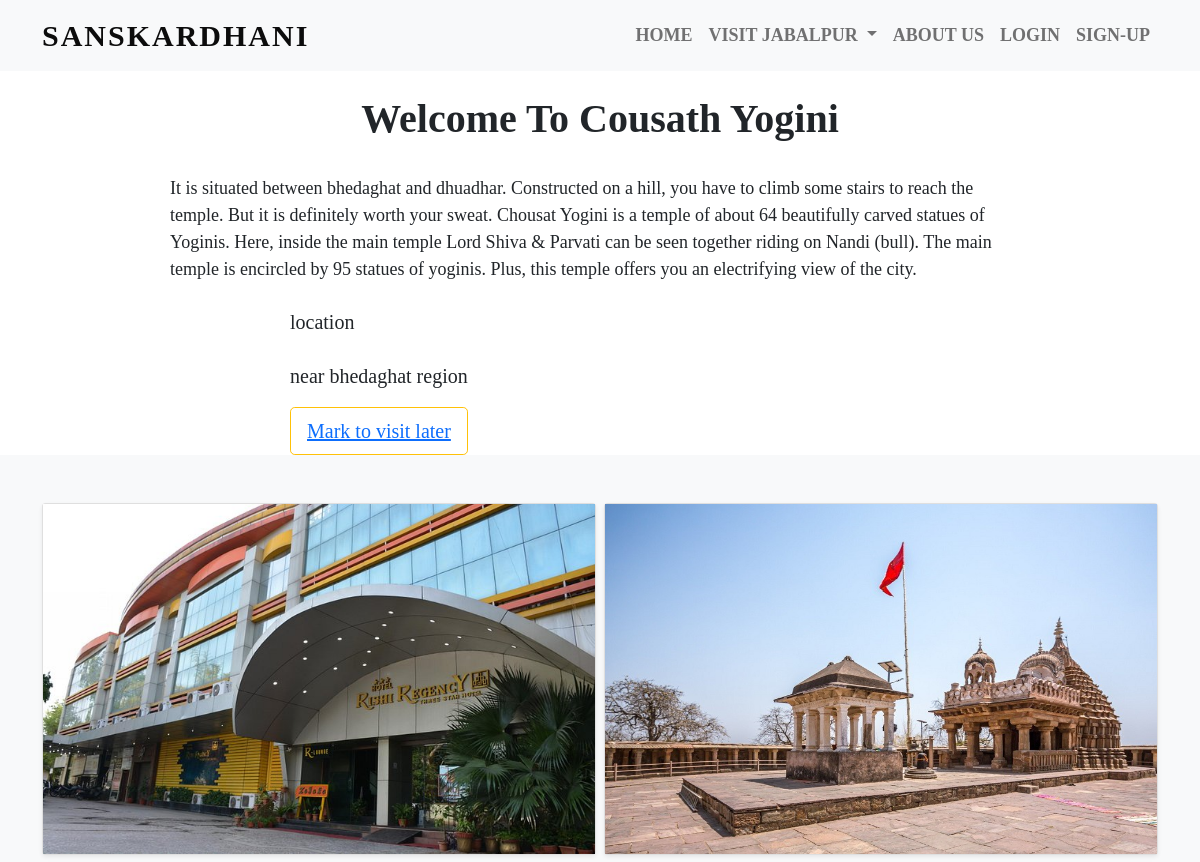
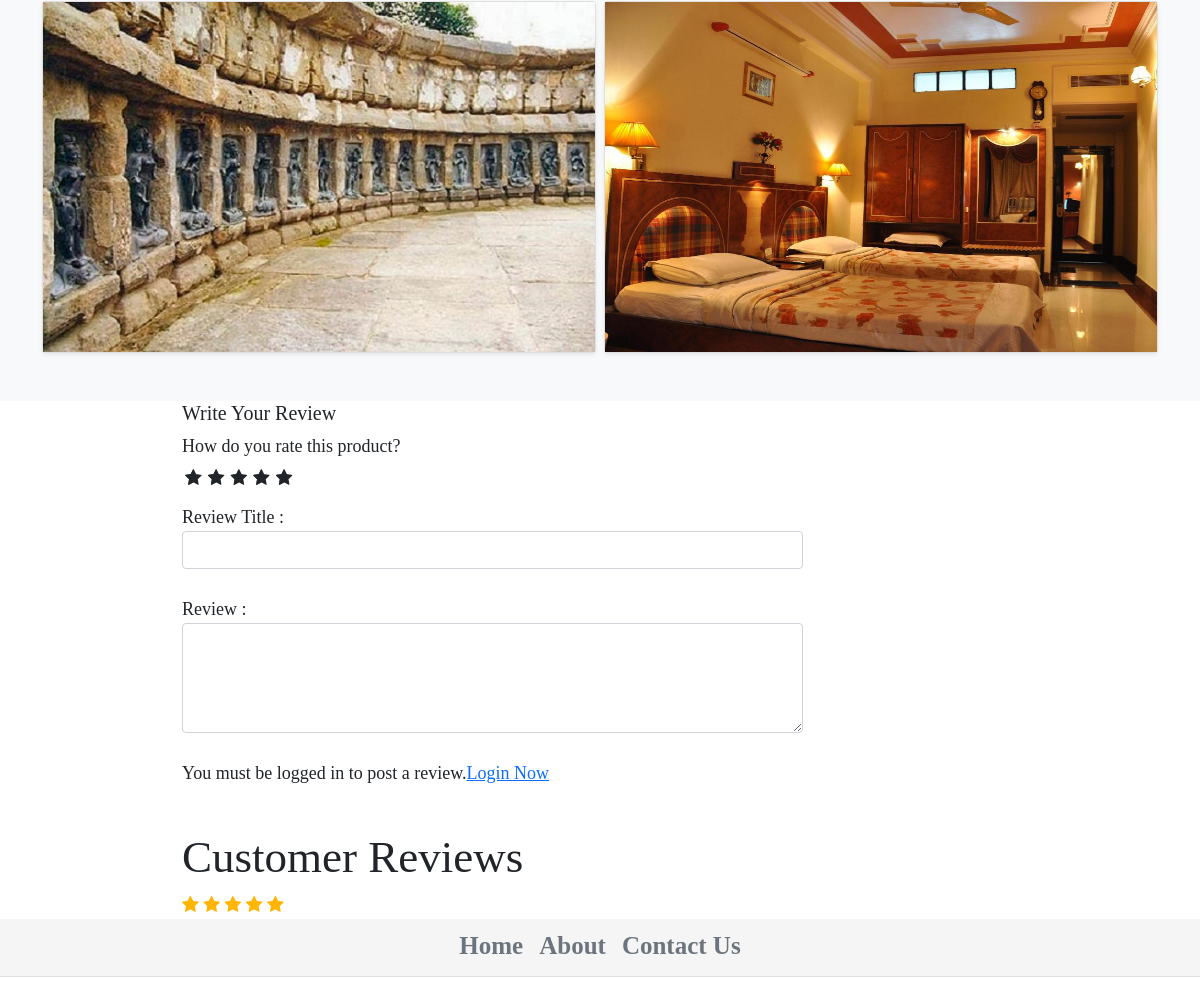
The app's page /sanskardhani/Temples/5/ with its own data (2 pictures, top to bottom).
### Temples/models.py (models this page shows, shortened)
class Temples(models.Model):
    temple_name = models.CharField(max_length=100, blank=False)
    location = models.CharField(max_length=250, blank=False)
    description = models.TextField(max_length=1000, blank=False)
    temple_pictures1 = models.ImageField(upload_to='Temples', blank=False)
    temple_pictures2 = models.ImageField(upload_to='Temples', blank=True)
    temple_pictures3 = models.ImageField(upload_to='Temples', blank=True)
    temple_pictures4 = models.ImageField(upload_to='Temples', blank=True)
    class Meta:
        verbose_name = 'Temples'
        verbose_name_plural = 'Temples'

### Temples/views.py (the view)
# urls.py: path('<int:id>/', views.temple, name='temple'),
def temple(request, id):
    temple = Temples.objects.get(id=id)
    reviews = TempleReviewRating.objects.filter(status=True)
    data = {
        'temple' : temple,
        'reviews' : reviews
    }
    return render(request, "single_temple.html", data)

### templates/single_temple.html (shortened to what this page needs)
{% extends 'base.html' %}
{% load static %}
{% block content %}
<body>
  <h1>Welcome To {{ temple.temple_name }}</h1><br>
  <p class="p1">{{ temple.description }}</p>
  <div class="c1">
    <div class="d-flex justify-content-between align-items-center">
      <div class="btn-r">
        <h5>location</h5>
      </div><br><br>
    </div>
    <div class="d-flex justify-content-between align-items-center">
      <div class="btn-r">
        <h5>{{ temple.location }}</h5>
      </div><br><br>
    </div>
    <button type="button"class="btn btn-lg btn-outline-warning"><a href="{% url 'AddMarkedPlacesT' temple.id %}">Mark to visit later</a></button>
  </div>
  <div class="album py-5 bg-light">
    <div class="container">
      <div class="row row-cols-1 row-cols-sm-2 row-cols-md-2 g-2">
        {% if temple.temple_pictures1 %}
        <div class="comb">
          <div class="card shadow-sm">
            <img src="{{ temple.temple_pictures1.url }}" width="100%" height="350" role="img">
          </div>
        </div>
        {% endif %}
        {% if temple.temple_pictures2 %}
        <div class="comb">
          <div class="card shadow-sm">
            <img src="{{ temple.temple_pictures2.url }}" width="100%" height="350" role="img">
          </div>
        </div>
        {% endif %}
        {% if temple.temple_pictures3 %}
        <div class="comb">
          <div class="card shadow-sm">
            <img src="{{ temple.temple_pictures3.url }}" width="100%" height="350" role="img">
          </div>
        </div>
        {% endif %}
        {% if temple.temple_pictures4 %}
        <div class="comb">
          <div class="card shadow-sm">
            <img src="{{ temple.temple_pictures4.url }}" width="100%" height="350" role="img">
          </div>
        </div>
        {% endif %}
      </div>
    </div>
  </div>
  <div class="row p1">
    <div class="col-md-9">
        <form action="{% url 'submit_review' temple.id %}" method="POST">
            <h5> Write Your Review </h5>
            <div>
                <label>How do you rate this product?</label>
                <br>
                <div class="rate">
                    <input type="radio" name="rating" id="rating10" value="5" required/><label for="rating10" title="5"></label>
                    <input type="radio" name="rating" id="rating8" value="4" required/><label for="rating8" title="4"></label>
                    <input type="radio" name="rating" id="rating6" value="3" required/><label for="rating6" title="3"></label>
                    <input type="radio" name="rating" id="rating4" value="2" required/><label for="rating4" title="2"></label>
                    <input type="radio" name="rating" id="rating2" value="1" required/><label for="rating2" title="1"></label>
                </div>
<br>
                Review Title :
                <input type="text" class="form-control" name="subject">
                <br>
                Review :
                <textarea name="review" rows="4" class="form-control"></textarea>
                <br>
                {% if user.is_authenticated %}
                        <input type="submit" value="Submit Review" class="btn btn-primary">
                {% else %}
                <p>You must be logged in to post a review.<span><a href="{% url 'login' %}">Login Now</a></span></p>
                {% endif %}
            </div>
        </form>
    <br>
    <header class="section-heading">
        <h3>Customer Reviews </h3>
            <div class="rating-star">
                <span>
                    <i class="fa fa-star{% if single_product.averageReview < 0.5 %}-o{% elif single_product.averageReview >= 0.5 and single_product.averageReview < 1 %}-half-o{% endif %}" aria-hidden="true"></i>
                    <i class="fa fa-star{% if single_product.averageReview < 1.5 %}-o{% elif single_product.averageReview >= 1.5 and single_product.averageReview < 2 %}-half-o{% endif %}" aria-hidden="true"></i>
                    <i class="fa fa-star{% if single_product.averageReview < 2.5 %}-o{% elif single_product.averageReview >= 2.5 and single_product.averageReview < 3 %}-half-o{% endif %}" aria-hidden="true"></i>
                    <i class="fa fa-star{% if single_product.averageReview < 3.5 %}-o{% elif single_product.averageReview >= 3.5 and single_product.averageReview < 4 %}-half-o{% endif %}" aria-hidden="true"></i>
                    <i class="fa fa-star{% if single_product.averageReview < 4.5 %}-o{% elif single_product.averageReview >= 4.5 and single_product.averageReview < 5 %}-half-o{% endif %}" aria-hidden="true"></i>
                </span>
            </div>
    </header>
    </div>
</div>
</body>
{% endblock  %}

### images/css/style.css (style rules this page uses)
* { font-family: montserrat; }
h1 { margin-top: 3vh; text-align: center; font-weight: bold; }
h3 { font-size: 45px; }
.btn-r { text-align:right; margin-right: 50px; }
.p1 { margin-left: 170px; margin-right: 170px; font-weight: 500; font-size: large; }
.c1 { margin-left: 290px; margin-right: 0px; font-weight: bold; font-size: large; }

### images/css/custom.css (style rules this page uses)
.rate { display: inline-block; border: 0; }
.rate > label { float: right; }
.rate > label:before { display: inline-block; font-size: 1.1rem; font-family: FontAwesome; content: "\f005"; margin: 0; padding: 0.3rem .2rem; cursor: pointer; }
.rating-star i { color: #ffb503 !important; }

### records on screen
Temples: temple_name "Cousath Yogini", description "It is situated between bhedaghat and dhuadhar. Constructed on a hill, you have to climb some stairs to reach the temple. But it is definitely worth your sweat. Chousat Yogini is a temple of about 64 beautifully carved statues of Yoginis. Here, inside the main temple Lord Shiva & Parvati can be seen together riding on Nandi (bull). The main temple is encircled by 95 statues of yoginis. Plus, this temple offers you an electrifying view of the city.", location "near bhedaghat region", temple_pictures1 (picture), temple_pictures2 (picture), temple_pictures3 (picture), temple_pictures4 (picture)
